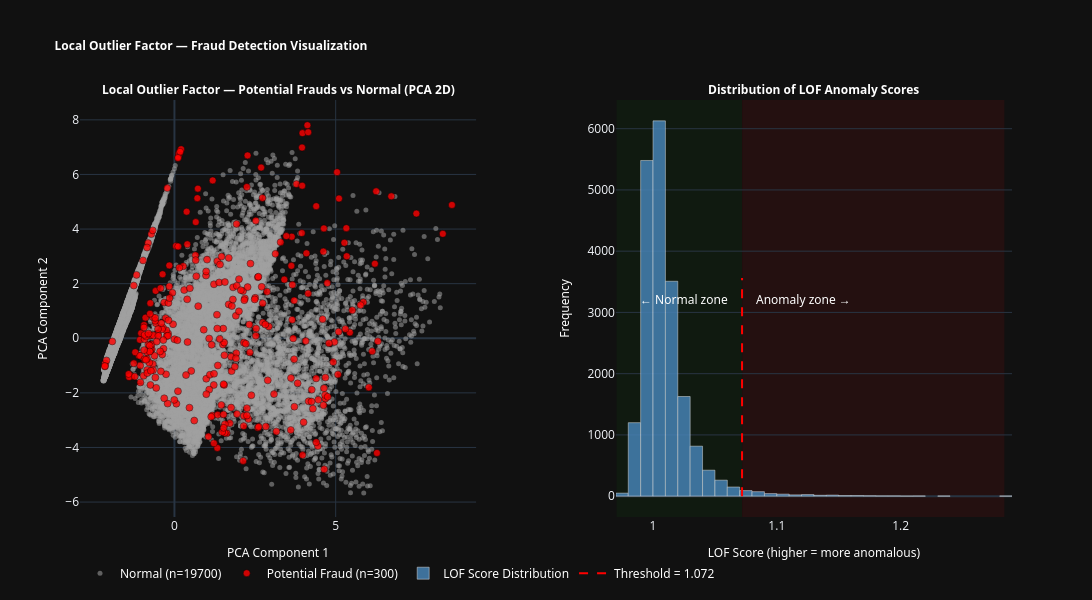

The cell this chart's notebook holds for it:
### Markdown cell above
## Local Outlier Factor

### Code cell
# === Train LOF ===
lof = LocalOutlierFactor(n_neighbors=20, contamination=0.015)
y_pred = lof.fit_predict(X_use)  # -1 = anomaly, 1 = normal
lof_scores = -lof.negative_outlier_factor_

# === Prepare dataframe ===
viz_df = df_bank_transactions_lof.copy()
viz_df["LOF_Score"] = lof_scores
viz_df["LOF_Label"] = y_pred

# PCA for visualization
pca = PCA(n_components=2, random_state=CFG.RANDOM_STATE)
X_pca = pca.fit_transform(X_use)
viz_df["PCA1_LOF"] = X_pca[:, 0]
viz_df["PCA2_LOF"] = X_pca[:, 1]

# Split
normal_df = viz_df[viz_df["LOF_Label"] == 1]
anomaly_df = viz_df[viz_df["LOF_Label"] == -1]
logger.info(f"Number of potential frauds detected: {len(anomaly_df)}")

# === Determine threshold by Knee point ===
sorted_scores = np.sort(viz_df["LOF_Score"].values)
x = np.arange(len(sorted_scores))
kneedle = KneeLocator(x, sorted_scores, curve="convex", direction="increasing")
threshold = sorted_scores[kneedle.knee]
logger.info(f"Knee point threshold: {threshold:.4f}")

# === Create subplot layout (1x2) ===
fig = make_subplots(
    rows=1, cols=2,
    subplot_titles=[
        "<b>Local Outlier Factor — Potential Frauds vs Normal (PCA 2D)</b>",
        "<b>Distribution of LOF Anomaly Scores</b>"
    ],
    horizontal_spacing=0.15
)

# --- (1) PCA scatter plot ---
fig.add_trace(
    go.Scatter(
        x=normal_df["PCA1_LOF"],
        y=normal_df["PCA2_LOF"],
        mode="markers",
        name=f"Normal (n={len(normal_df)})",
        marker=dict(size=5, color="#A0A0A0", opacity=0.55)
    ),
    row=1, col=1
)

fig.add_trace(
    go.Scatter(
        x=anomaly_df["PCA1_LOF"],
        y=anomaly_df["PCA2_LOF"],
        mode="markers",
        name=f"Potential Fraud (n={len(anomaly_df)})",
        marker=dict(size=7, color="red", opacity=0.8,
                    line=dict(color="black", width=0.5))
    ),
    row=1, col=1
)

# --- (2) LOF score histogram ---
fig.add_trace(
    go.Histogram(
        x=viz_df["LOF_Score"],
        nbinsx=60,
        marker=dict(color="#4682B4", line=dict(color="white", width=0.5)),
        opacity=0.85,
        name="LOF Score Distribution"
    ),
    row=1, col=2
)

# --- Add threshold line ---
y_max = np.histogram(viz_df["LOF_Score"], bins=60)[0].max()
fig.add_trace(
    go.Scatter(
        x=[threshold, threshold],
        y=[0, y_max],
        mode="lines",
        line=dict(color="red", dash="dash", width=2),
        name=f"Threshold = {threshold:.3f}"
    ),
    row=1, col=2
)

# --- Add shaded regions ---
fig.add_vrect(
    x0=viz_df["LOF_Score"].min(), x1=threshold,
    fillcolor="green", opacity=0.08, layer="below", line_width=0,
    row=1, col=2
)
fig.add_vrect(
    x0=threshold, x1=viz_df["LOF_Score"].max(),
    fillcolor="red", opacity=0.08, layer="below", line_width=0,
    row=1, col=2
)

# --- Add text annotations ---
fig.add_annotation(
    x=threshold - 0.01, y=y_max * 0.9,
    text="← Normal zone",
    showarrow=False, font=dict(color="green", size=12),
    xanchor="right", row=1, col=2
)
fig.add_annotation(
    x=threshold + 0.01, y=y_max * 0.9,
    text="Anomaly zone →",
    showarrow=False, font=dict(color="red", size=12),
    xanchor="left", row=1, col=2
)

# === Axes titles & layout ===
fig.update_xaxes(title_text="PCA Component 1", title_font=dict(size=12, color="white", family="Segoe UI"), row=1, col=1)
fig.update_yaxes(title_text="PCA Component 2", title_font=dict(size=12, color="white", family="Segoe UI"), row=1, col=1)
fig.update_xaxes(title_text="LOF Score (higher = more anomalous)", title_font=dict(size=12, color="white", family="Segoe UI"), row=1, col=2)
fig.update_yaxes(title_text="Frequency", title_font=dict(size=12, color="white", family="Segoe UI"), row=1, col=2)
fig.update_annotations(font=dict(family="Segoe UI", size=12, color="white"))
fig.update_layout(
    title = dict(text="<b>Local Outlier Factor — Fraud Detection Visualization</b>",
                 font=dict(size=12, family="Segoe UI", color="white")),
    template="plotly_dark",
    legend=dict(orientation="h", font=dict(size=12, color="white", family="Segoe UI")),
    width=1800,
    height=600
)

fig.show()

### Figure 1 — Plotly figure (JSON) as saved in the notebook; plotly's stock layout.template omitted (floating-point values rounded to 4 significant figures; data arrays with more than 128 entries replaced by an {"elided": "..."} marker saying what was removed)
{"data": [{"marker": {"color": "#A0A0A0", "opacity": 0.55, "size": 5}, "mode": "markers", "name": "Normal (n=19700)", "type": "scatter", "x": {"elided": "19700 float values"}, "xaxis": "x", "y": {"elided": "19700 float values"}, "yaxis": "y"}, {"marker": {"color": "red", "line": {"color": "black", "width": 0.5}, "opacity": 0.8, "size": 7}, "mode": "markers", "name": "Potential Fraud (n=300)", "type": "scatter", "x": {"elided": "300 float values"}, "xaxis": "x", "y": {"elided": "300 float values"}, "yaxis": "y"}, {"marker": {"color": "#4682B4", "line": {"color": "white", "width": 0.5}}, "name": "LOF Score Distribution", "nbinsx": 60, "opacity": 0.85, "type": "histogram", "x": {"elided": "20000 float values"}, "xaxis": "x2", "yaxis": "y2"}, {"line": {"color": "red", "dash": "dash", "width": 2}, "mode": "lines", "name": "Threshold = 1.072", "type": "scatter", "x": [1.072, 1.072], "xaxis": "x2", "y": [0, 3564], "yaxis": "y2"}], "layout": {"annotations": [{"font": {"color": "white", "family": "Segoe UI", "size": 12}, "showarrow": false, "text": "<b>Local Outlier Factor — Potential Frauds vs Normal (PCA 2D)</b>", "x": 0.2125, "xanchor": "center", "xref": "paper", "y": 1, "yanchor": "bottom", "yref": "paper"}, {"font": {"color": "white", "family": "Segoe UI", "size": 12}, "showarrow": false, "text": "<b>Distribution of LOF Anomaly Scores</b>", "x": 0.7875, "xanchor": "center", "xref": "paper", "y": 1, "yanchor": "bottom", "yref": "paper"}, {"font": {"color": "white", "family": "Segoe UI", "size": 12}, "showarrow": false, "text": "← Normal zone", "x": 1.062, "xanchor": "right", "xref": "x2", "y": 3208.0, "yref": "y2"}, {"font": {"color": "white", "family": "Segoe UI", "size": 12}, "showarrow": false, "text": "Anomaly zone →", "x": 1.082, "xanchor": "left", "xref": "x2", "y": 3208.0, "yref": "y2"}], "height": 600, "legend": {"font": {"color": "white", "family": "Segoe UI", "size": 12}, "orientation": "h"}, "shapes": [{"fillcolor": "green", "layer": "below", "line": {"width": 0}, "opacity": 0.08, "type": "rect", "x0": 0.9706, "x1": 1.072, "xref": "x2", "y0": 0, "y1": 1, "yref": "y2 domain"}, {"fillcolor": "red", "layer": "below", "line": {"width": 0}, "opacity": 0.08, "type": "rect", "x0": 1.072, "x1": 1.284, "xref": "x2", "y0": 0, "y1": 1, "yref": "y2 domain"}], "title": {"font": {"color": "white", "family": "Segoe UI", "size": 12}, "text": "<b>Local Outlier Factor — Fraud Detection Visualization</b>"}, "width": 1800, "xaxis": {"anchor": "y", "domain": [0, 0.425], "title": {"font": {"color": "white", "family": "Segoe UI", "size": 12}, "text": "PCA Component 1"}}, "xaxis2": {"anchor": "y2", "domain": [0.575, 1], "title": {"font": {"color": "white", "family": "Segoe UI", "size": 12}, "text": "LOF Score (higher = more anomalous)"}}, "yaxis": {"anchor": "x", "domain": [0, 1], "title": {"font": {"color": "white", "family": "Segoe UI", "size": 12}, "text": "PCA Component 2"}}, "yaxis2": {"anchor": "x2", "domain": [0, 1], "title": {"font": {"color": "white", "family": "Segoe UI", "size": 12}, "text": "Frequency"}}}}
